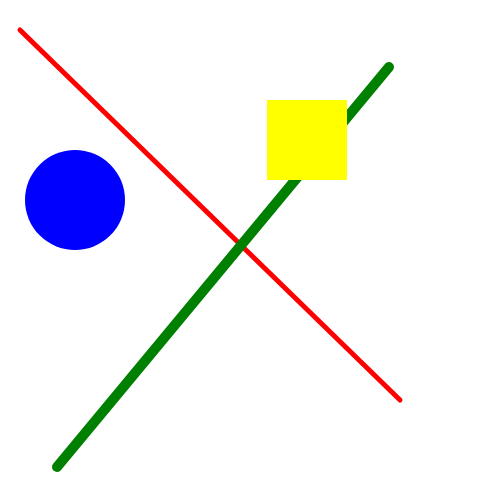
Frame 1 (no input)
Frame 60 (no input): identical to frame 1, image omitted
Frame 120 (the mouse pressed at the canvas centre since frame 60): identical to frame 1, image omitted

The p5.js sketch that drew this single still picture (run headless with seeded random() and noise() and a simulated clock; from frame 60 on, the mouse is pressed at the canvas centre):

// p5.js sketch
// ── sketch.js
function setup() {
  createCanvas(500, 500);
}

function draw() {
  background('white') ;

  stroke(color('red')) ;
  strokeWeight(5) ;
  line(20, 30, 400, 400) ;

  noStroke() ;

  fill('blue') ;
  ellipse(75, 200, 100, 100) ;

  stroke(color('green')) ;
  strokeWeight(10) ;
  line(57, 467, 389, 67)

  noStroke() ;

  fill('yellow') ;
  rect(267, 100, 80, 80) ;
}
